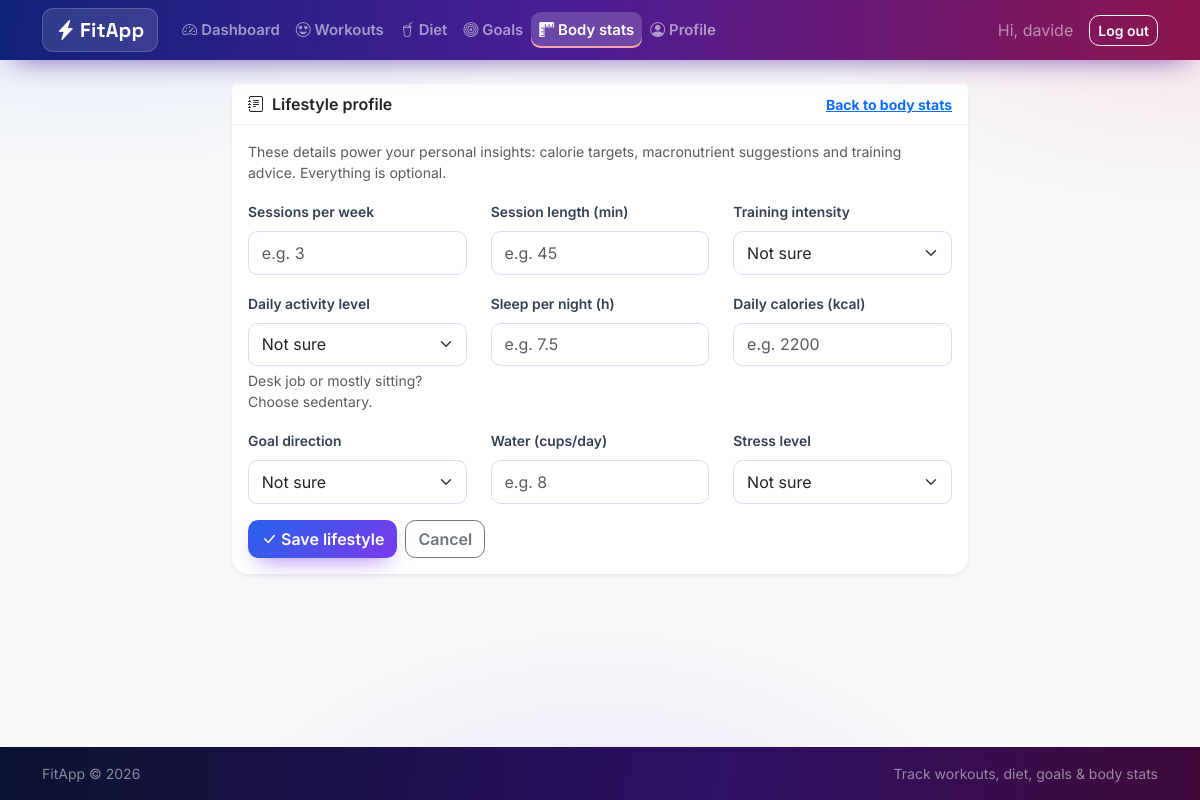
Before: /stats/lifestyle (signed in) with the older database file.
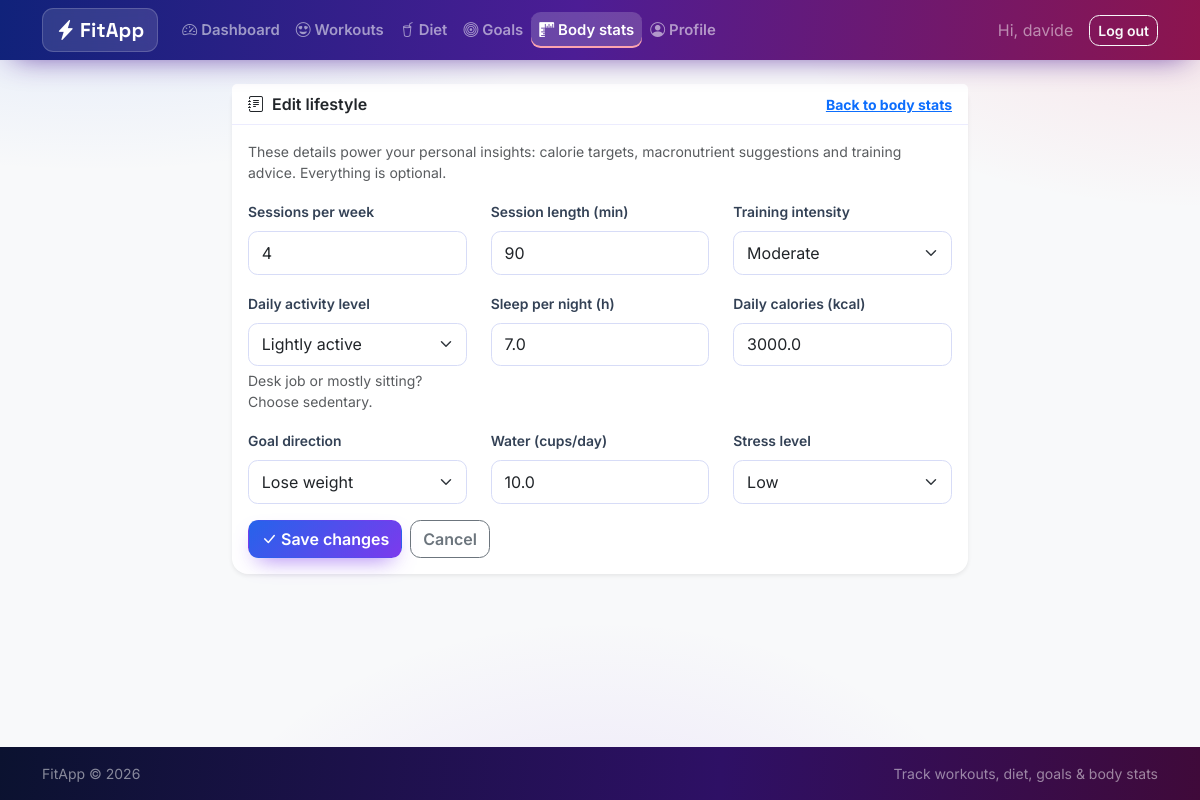
After: the same page with the newer database file.
### tables this page shows
CREATE TABLE users (
    id            INTEGER PRIMARY KEY AUTOINCREMENT,
    username      TEXT UNIQUE NOT NULL,
    email         TEXT UNIQUE NOT NULL,
    password_hash TEXT NOT NULL,
    height_cm     REAL,
    birth_date    TEXT,
    sex           TEXT,
    created_at    TEXT NOT NULL DEFAULT (datetime('now'))
);

CREATE TABLE user_lifestyle (
    user_id             INTEGER PRIMARY KEY REFERENCES users (id) ON DELETE CASCADE,
    sessions_per_week   INTEGER,
    intensity           TEXT CHECK (intensity IN ('low', 'moderate', 'high')),
    session_duration_min INTEGER,
    activity_level      TEXT CHECK (activity_level IN
                        ('sedentary', 'light', 'moderate', 'active', 'very_active')),
    sleep_hours         REAL,
    daily_calories      REAL,
    goal_direction      TEXT CHECK (goal_direction IN ('lose', 'maintain', 'gain')),
    water_cups          REAL,
    stress_level        TEXT CHECK (stress_level IN ('low', 'moderate', 'high')),
    updated_at          TEXT NOT NULL DEFAULT (datetime('now'))
);

### fitapp/routes/stats.py (the view, shortened to what this page needs)
@bp.route("/lifestyle", methods=("GET", "POST"))
@login_required
def lifestyle():
    return render_template(
        "stats/lifestyle.html", values=_lifestyle_form(_lifestyle_row()), editing=bool(_lifestyle_row()),
        intensity_choices=INTENSITY_CHOICES, activity_choices=ACTIVITY_CHOICES,
        goal_choices=GOAL_CHOICES, stress_choices=STRESS_CHOICES,
    )

### fitapp/__init__.py (called while the page is built)
def create_app(config_overrides=None):
    app = Flask(__name__, instance_relative_config=True)
    Path(app.instance_path).mkdir(parents=True, exist_ok=True)
    app.config.from_mapping(
        SECRET_KEY=os.environ.get("FITAPP_SECRET_KEY", "dev-secret-change-me"),
        DATABASE=os.path.join(app.instance_path, "fitapp.db"),
    )
    if config_overrides:
        app.config.update(config_overrides)
    db.init_app(app)
    app.register_blueprint(auth_bp)
    app.register_blueprint(dashboard_bp)
    app.register_blueprint(profile_bp)
    app.register_blueprint(workouts_bp)
    app.register_blueprint(diets_bp)
    app.register_blueprint(goals_bp)
    app.register_blueprint(stats_bp)
    with app.app_context():
        db.init_db()
    @app.context_processor
    def inject_year():
        return {"now_year": dt.date.today().year}
    return app

### fitapp/auth.py (called while the page is built)
def load_current_user():
    user_id = session.get("user_id")
    if user_id is None:
        g.user = None
    else:
        g.user = get_db().execute(
            "SELECT * FROM users WHERE id = ?", (user_id,)
        ).fetchone()
    return g.user

def login_required(view):
    @wraps(view)
    def wrapped(*args, **kwargs):
        if load_current_user() is None:
            flash("Please log in to access this page.", "warning")
            return redirect(url_for("auth.login", next=request.path))
        return view(*args, **kwargs)
    return wrapped

@bp.before_app_request
def _load_user():
    load_current_user()

### fitapp/db.py (called while the page is built)
def get_db():
    if "db" not in g:
        g.db = sqlite3.connect(
            current_app.config["DATABASE"],
            detect_types=sqlite3.PARSE_DECLTYPES,
        )
        g.db.row_factory = sqlite3.Row
        g.db.execute("PRAGMA foreign_keys = ON")
    return g.db

### fitapp/routes/stats.py (called while the page is built)
def _lifestyle_form(data=None):
    defaults = {
        "sessions_per_week": "",
        "intensity": "",
        "session_duration_min": "",
        "activity_level": "",
        "sleep_hours": "",
        "daily_calories": "",
        "goal_direction": "",
        "water_cups": "",
        "stress_level": "",
    }
    data = dict(data) if data else None
    if data is None:
        return defaults
    for key in defaults:
        if data.get(key) is not None and str(data.get(key)) != "":
            defaults[key] = data[key]
    return defaults

def _lifestyle_row():
    db = get_db()
    return db.execute(
        "SELECT * FROM user_lifestyle WHERE user_id = ?", (g.user["id"],)
    ).fetchone()

### fitapp/templates/stats/lifestyle.html (shortened to what this page needs)
{% extends "base.html" %}
{% block content %}
<div class="row justify-content-center">
  <div class="col-lg-8">
    <div class="card shadow-sm border-0">
      <div class="card-header bg-white d-flex justify-content-between align-items-center">
        <span class="fw-semibold"><i class="bi bi-journal-text me-2"></i>{{ 'Edit lifestyle' if editing else 'Lifestyle profile' }}</span>
        <a class="small" href="{{ url_for('stats.index') }}">Back to body stats</a>
      </div>
      <div class="card-body">
        <p class="text-muted small mb-3">
          These details power your personal insights: calorie targets, macronutrient
          suggestions and training advice. Everything is optional.
        </p>
        <form method="post" novalidate>
          <div class="row">
            <div class="col-6 col-md-4 mb-3">
              <label class="form-label" for="sessions_per_week">Sessions per week</label>
              <input class="form-control" id="sessions_per_week" name="sessions_per_week" type="number"
                     min="0" max="21" step="1" value="{{ values['sessions_per_week'] or '' }}" placeholder="e.g. 3">
            </div>
            <div class="col-6 col-md-4 mb-3">
              <label class="form-label" for="session_duration_min">Session length (min)</label>
              <input class="form-control" id="session_duration_min" name="session_duration_min" type="number"
                     min="5" max="600" step="1" value="{{ values['session_duration_min'] or '' }}" placeholder="e.g. 45">
            </div>
            <div class="col-6 col-md-4 mb-3">
              <label class="form-label" for="intensity">Training intensity</label>
              <select class="form-select" id="intensity" name="intensity">
                <option value="">Not sure</option>
                {% for option in intensity_choices %}
                <option value="{{ option }}" {% if values['intensity'] == option %}selected{% endif %}>
                  {{ option.capitalize() }}
                </option>
                {% endfor %}
              </select>
            </div>
            <div class="col-6 col-md-4 mb-3">
              <label class="form-label" for="activity_level">Daily activity level</label>
              <select class="form-select" id="activity_level" name="activity_level">
                <option value="">Not sure</option>
                {% for option in activity_choices %}
                <option value="{{ option }}" {% if values['activity_level'] == option %}selected{% endif %}>
                  {% if option == 'sedentary' %}Sedentary (desk job){% elif option == 'light' %}Lightly active{% elif option == 'moderate' %}Moderately active{% elif option == 'active' %}Very active{% else %}Extra active{% endif %}
                </option>
                {% endfor %}
              </select>
              <div class="form-text">Desk job or mostly sitting? Choose sedentary.</div>
            </div>
            <div class="col-6 col-md-4 mb-3">
              <label class="form-label" for="sleep_hours">Sleep per night (h)</label>
              <input class="form-control" id="sleep_hours" name="sleep_hours" type="number"
                     min="0.5" max="24" step="0.5" value="{{ values['sleep_hours'] or '' }}" placeholder="e.g. 7.5">
            </div>
            <div class="col-6 col-md-4 mb-3">
              <label class="form-label" for="daily_calories">Daily calories (kcal)</label>
              <input class="form-control" id="daily_calories" name="daily_calories" type="number"
                     min="500" max="10000" step="1" value="{{ values['daily_calories'] or '' }}" placeholder="e.g. 2200">
            </div>
            <div class="col-6 col-md-4 mb-3">
              <label class="form-label" for="goal_direction">Goal direction</label>
              <select class="form-select" id="goal_direction" name="goal_direction">
                <option value="">Not sure</option>
                {% for option in goal_choices %}
                <option value="{{ option }}" {% if values['goal_direction'] == option %}selected{% endif %}>
                  {% if option == 'lose' %}Lose weight{% elif option == 'maintain' %}Maintain{% else %}Gain muscle{% endif %}
                </option>
                {% endfor %}
              </select>
            </div>
            <div class="col-6 col-md-4 mb-3">
              <label class="form-label" for="water_cups">Water (cups/day)</label>
              <input class="form-control" id="water_cups" name="water_cups" type="number"
                     min="0" max="30" step="0.5" value="{{ values['water_cups'] or '' }}" placeholder="e.g. 8">
            </div>
            <div class="col-6 col-md-4 mb-3">
              <label class="form-label" for="stress_level">Stress level</label>
              <select class="form-select" id="stress_level" name="stress_level">
                <option value="">Not sure</option>
                {% for option in stress_choices %}
                <option value="{{ option }}" {% if values['stress_level'] == option %}selected{% endif %}>
                  {{ option.capitalize() }}
                </option>
                {% endfor %}
              </select>
            </div>
          </div>
          <div class="d-flex gap-2">
            <button class="btn btn-success" type="submit">
              <i class="bi bi-check-lg me-1"></i>{{ 'Save changes' if editing else 'Save lifestyle' }}
            </button>
            <a class="btn btn-outline-secondary" href="{{ url_for('stats.index') }}">Cancel</a>
          </div>
        </form>
      </div>
    </div>
  </div>
</div>
{% endblock %}

### fitapp/templates/base.html (shortened to what this page needs)
<!doctype html>
<html lang="en" data-bs-theme="light">
<head>
  <link href="https://cdn.jsdelivr.net/npm/bootstrap@5.3.3/dist/css/bootstrap.min.css" rel="stylesheet">
  <link href="https://cdn.jsdelivr.net/npm/bootstrap-icons@1.11.3/font/bootstrap-icons.min.css" rel="stylesheet">
  <link href="{{ url_for('static', filename='css/style.css') }}" rel="stylesheet">
</head>
<body class="d-flex flex-column min-vh-100 bg-light">
<nav class="navbar navbar-expand-lg navbar-dark navbar-fitapp sticky-top">
  <div class="container">
    <a class="navbar-brand fw-bold" href="{{ url_for('dashboard.index') }}">
      <i class="bi bi-lightning-charge-fill me-1"></i>FitApp
    </a>
    <div class="collapse navbar-collapse" id="mainNav">
      {% if g.user %}
      <ul class="navbar-nav me-auto">
        <li class="nav-item"><a class="nav-link {% if request.endpoint == 'dashboard.index' %}active{% endif %}"
           href="{{ url_for('dashboard.index') }}"><i class="bi bi-speedometer2 me-1"></i>Dashboard</a></li>
        <li class="nav-item"><a class="nav-link {% if request.endpoint and request.endpoint.startswith('workouts.') %}active{% endif %}"
           href="{{ url_for('workouts.index') }}"><i class="bi bi-emoji-heart-eyes me-1"></i>Workouts</a></li>
        <li class="nav-item"><a class="nav-link {% if request.endpoint and request.endpoint.startswith('diets.') %}active{% endif %}"
           href="{{ url_for('diets.index') }}"><i class="bi bi-cup-straw me-1"></i>Diet</a></li>
        <li class="nav-item"><a class="nav-link {% if request.endpoint and request.endpoint.startswith('goals.') %}active{% endif %}"
           href="{{ url_for('goals.index') }}"><i class="bi bi-bullseye me-1"></i>Goals</a></li>
        <li class="nav-item"><a class="nav-link {% if request.endpoint and request.endpoint.startswith('stats.') %}active{% endif %}"
           href="{{ url_for('stats.index') }}"><i class="bi bi-rulers me-1"></i>Body stats</a></li>
        <li class="nav-item"><a class="nav-link {% if request.endpoint and request.endpoint.startswith('profile.') %}active{% endif %}"
           href="{{ url_for('profile.index') }}"><i class="bi bi-person-circle me-1"></i>Profile</a></li>
      </ul>
      <div class="d-flex align-items-center">
        <span class="navbar-text me-3 text-white-50">Hi, {{ g.user['username'] }}</span>
        <form action="{{ url_for('auth.logout') }}" method="post" class="m-0">
          <button class="btn btn-outline-light btn-sm" type="submit">Log out</button>
        </form>
      </div>
      {% endif %}
    </div>
  </div>
</nav>
<main class="container py-4 flex-grow-1">
  {% block content %}{% endblock %}
</main>
<footer class="bg-dark text-white-50 py-3 mt-auto">
  <div class="container small d-flex justify-content-between">
    <span>FitApp &copy; {{ now_year if now_year else '2026' }}</span>
    <span>Track workouts, diet, goals &amp; body stats</span>
  </div>
</footer>
</body>
</html>

### fitapp/static/css/style.css (style rules this page uses)
:root { --fa-blue: #2563eb; --fa-blue-deep: #1d4ed8; --fa-violet: #7c3aed; --fa-violet-deep: #5b21b6; --fa-red: #ef4444; --fa-rose: #e11d48; --fa-ink: #0b1230; --grad-main: linear-gradient(135deg, #2563eb 0%, #7c3aed 55%, #e11d48 120%); --grad-btn: linear-gradient(135deg, #2563eb 0%, #7c3aed 100%); --grad-btn-hover: linear-gradient(135deg, #1d4ed8 0%, #6d28d9 100%); --grad-fire: linear-gradient(135deg, #7c3aed 0%, #e11d48 100%); --font-display: "Space Grotesk", "Inter", system-ui, sans-serif; --font-body: "Inter", system-ui, -apple-system, "Segoe UI", sans-serif; }
* { -webkit-tap-highlight-color: transparent; }
body { font-family: var(--font-body); background-color: #f3f5ff; background-image: radial-gradient(900px 420px at 8% -10%, rgba(37, 99, 235, .14), transparent 60%), radial-gradient(760px 380px at 100% 0%, rgba(225, 29, 72, .10), transparent 55%), radial-gradient(700px 500px at 50% 115%, rgba(124, 58, 237, .12), transparent 60%); background-attachment: fixed; }
.navbar-fitapp { background-image: linear-gradient(95deg, #10227a 0%, #4c1d95 48%, #9f1239 115%); box-shadow: 0 10px 30px -14px rgba(76, 29, 149, .85); }
.navbar-fitapp .navbar-brand { font-family: var(--font-display); font-weight: 700; letter-spacing: .01em; background: rgba(255, 255, 255, .12); border: 1px solid rgba(255, 255, 255, .18); padding: .38rem .8rem; border-radius: .7rem; backdrop-filter: blur(6px); }
.navbar-fitapp .nav-link { font-weight: 600; font-size: .93rem; border-radius: .6rem; padding: .45rem .8rem; transition: background-color .2s ease, transform .2s ease; }
.navbar-fitapp .nav-link.active { background-color: rgba(255, 255, 255, .18); box-shadow: inset 0 -2px 0 #fda4af; }
.btn { font-weight: 600; border-radius: .65rem; transition: transform .15s ease, box-shadow .2s ease, filter .2s ease; }
.btn-success, .btn-success:hover, .btn-success:focus, .btn-success:active { color: #fff; border-color: transparent; background-color: transparent; background-image: var(--grad-btn); box-shadow: 0 10px 22px -10px rgba(124, 58, 237, .75); }
.card { border-radius: 1rem; border: 1px solid rgba(99, 102, 241, .14); box-shadow: 0 18px 40px -30px rgba(15, 23, 60, .55); transition: transform .2s ease, box-shadow .25s ease; }
.card-header { background: #fff; border-bottom: 1px solid rgba(99, 102, 241, .12); font-weight: 700; }
.form-control, .form-select { border-color: #d7dcf7; border-radius: .6rem; padding: .55rem .8rem; }
.form-label { font-weight: 600; font-size: .87rem; color: #334155; }
footer { background: linear-gradient(95deg, #0b1230 0%, #2e1065 60%, #4c0519 130%) !important; color: rgba(255, 255, 255, .55) !important; }

Changed rows visible on the page:
added user_lifestyle: sessions_per_week "4", session_duration_min "90", intensity "Moderate", activity_level "Lightly active", sleep_hours "7.0", daily_calories "3000.0", goal_direction "Lose weight", water_cups "10.0", stress_level "Low"
Other visible differences:
{{ 'Edit lifestyle' if editing else 'Lifestyle profile' }}: "Lifestyle profile" → "Edit lifestyle"
{{ 'Save changes' if editing else 'Save lifestyle' }}: "Save lifestyle" → "Save changes"
form field intensity: "Not sure" → (not shown)
form field activity_level: "Not sure" → (not shown)
form field goal_direction: "Not sure" → (not shown)
form field stress_level: "Not sure" → (not shown)
